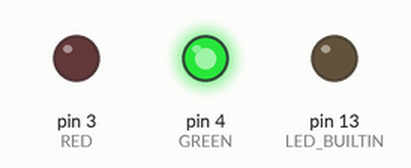
A sketch run on a simulated Arduino Uno, built with avr-gcc and run on an emulated ATmega328P. Parts: output pins drawn as LEDs (lit = HIGH).

Above: at 0.5 s.
At 1.5 s:
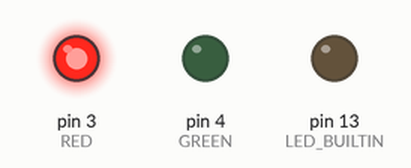
At 5.5 s:
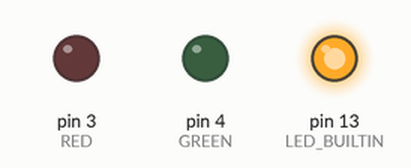
Timing chart, 0 to 6.9 s (numbered marks = the images above):
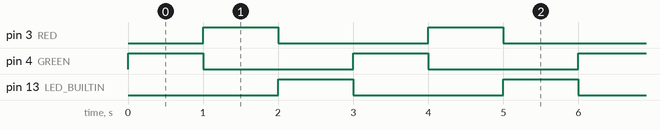

Measured:
- by itself, pin 3 (RED), pin 4 (GREEN), pin 13 (LED_BUILTIN): alternates HIGH for 1.0 s and LOW for 2.0 s
- by itself, everything shown: repeats every 3.0 s, in 3 steps

The sketch:

osalas3Lab1.ino
```cpp
/*
 * Author: Omar Salas-Rodriguez
 * UIN: 652945181
 * NetID: osalas3
 * Lab 1 - Blinking LEDs
 *
 * Description: This simple program turns on 3 LEDs one at a time.
 *              There is a 1 second delay between each LED since
 *              only 1 is on at any given time.
 *              The program uses the on board LED as 1 of the 3, and
 *              there are 2 more connected through pins 4 and 7.
 *
 * References: Built in "Blink" arduino tutorial
 *
 */


const int GREEN = 4; // Pin 4 for green LED
const int RED = 3; // Pin 7 for red LED

void setup() {
  // Initialize digital pin for the on board LED.
  pinMode(LED_BUILTIN, OUTPUT);
  // Initialize digital pin for the green LED.
  pinMode(GREEN, OUTPUT);
  // Initialize digital pin for the red LED.
  pinMode(RED, OUTPUT);

}

void loop() {
  // Turn on the green LED
  digitalWrite(GREEN, HIGH);
  digitalWrite(LED_BUILTIN, LOW);
  delay(1000); // Wait 1 second

  // Turn on the red LED
  digitalWrite(GREEN, LOW);
  digitalWrite(RED, HIGH);
  delay(1000); // Wait 1 second

  // Turn on the on board LED
  digitalWrite(RED, LOW);
  digitalWrite(LED_BUILTIN, HIGH);
  delay(1000); // Wait 1 second
}
```
